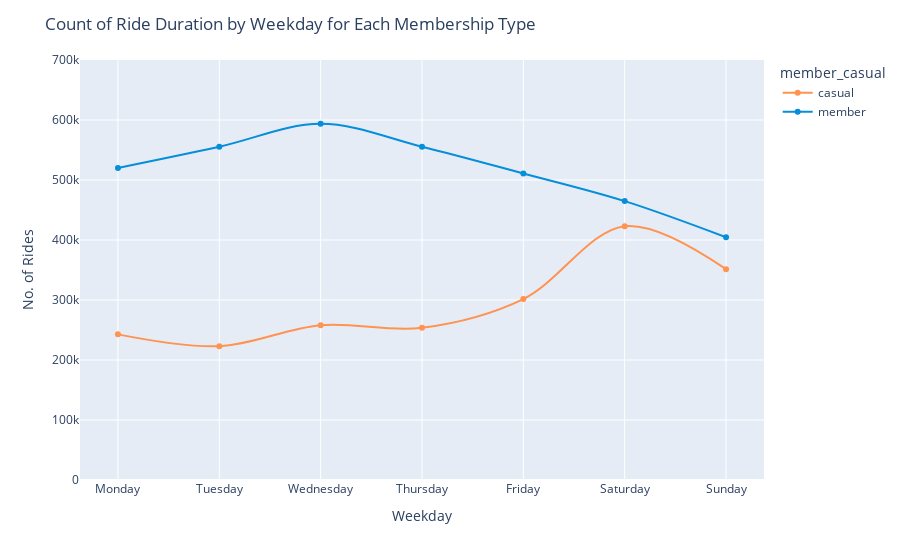

Here is the notebook cell this chart was saved with:
### Code cell
fig_2 = data.groupby(['Weekday', 'member_casual'], as_index=False).count()
fig_2 = fig_2[fig_2['ride_id'] != 0]

fig = px.line(fig_2, x = 'Weekday', y = 'ride_id', range_y = [0,700000],
        color = 'member_casual', 
        line_shape = 'spline',
        markers=True, 
        labels = {'ride_id': 'No. of Rides', 'Month': 'Months (Jan 2024 - Dec 2024)', 'Weekday': 'Weekday'},
        hover_name = 'member_casual', hover_data = {'Weekday': False, 'Month': True, 'ride_id': True}, 
        color_discrete_map = {'casual': '#FF934F', 'member': '#058ED9'})

# Add title
fig.update_layout(title='Count of Ride Duration by Weekday for Each Membership Type')

# Show the plot
fig.show()

### Figure 1 — Plotly figure (JSON) as saved in the notebook; plotly's stock layout.template omitted (floating-point values rounded to 4 significant figures)
{"data": [{"customdata": [[242730], [223032], [258035], [253726], [301584], [423009], [351353]], "hovertemplate": "<b>%{hovertext}</b><br><br>member_casual=casual<br>No. of Rides=%{y}<br>Months (Jan 2024 - Dec 2024)=%{customdata[0]}<extra></extra>", "hovertext": ["casual", "casual", "casual", "casual", "casual", "casual", "casual"], "legendgroup": "casual", "line": {"color": "#FF934F", "dash": "solid", "shape": "spline"}, "marker": {"symbol": "circle"}, "mode": "lines+markers", "name": "casual", "orientation": "v", "showlegend": true, "type": "scatter", "x": ["Monday", "Tuesday", "Wednesday", "Thursday", "Friday", "Saturday", "Sunday"], "xaxis": "x", "y": [242730, 223032, 258035, 253726, 301584, 423009, 351353], "yaxis": "y"}, {"customdata": [[520140], [555433], [593624], [555525], [510957], [464855], [404648]], "hovertemplate": "<b>%{hovertext}</b><br><br>member_casual=member<br>No. of Rides=%{y}<br>Months (Jan 2024 - Dec 2024)=%{customdata[0]}<extra></extra>", "hovertext": ["member", "member", "member", "member", "member", "member", "member"], "legendgroup": "member", "line": {"color": "#058ED9", "dash": "solid", "shape": "spline"}, "marker": {"symbol": "circle"}, "mode": "lines+markers", "name": "member", "orientation": "v", "showlegend": true, "type": "scatter", "x": ["Monday", "Tuesday", "Wednesday", "Thursday", "Friday", "Saturday", "Sunday"], "xaxis": "x", "y": [520140, 555433, 593624, 555525, 510957, 464855, 404648], "yaxis": "y"}], "layout": {"legend": {"title": {"text": "member_casual"}, "tracegroupgap": 0}, "margin": {"t": 60}, "title": {"text": "Count of Ride Duration by Weekday for Each Membership Type"}, "xaxis": {"anchor": "y", "domain": [0, 1], "title": {"text": "Weekday"}}, "yaxis": {"anchor": "x", "domain": [0, 1], "range": [0, 700000], "title": {"text": "No. of Rides"}}}}
